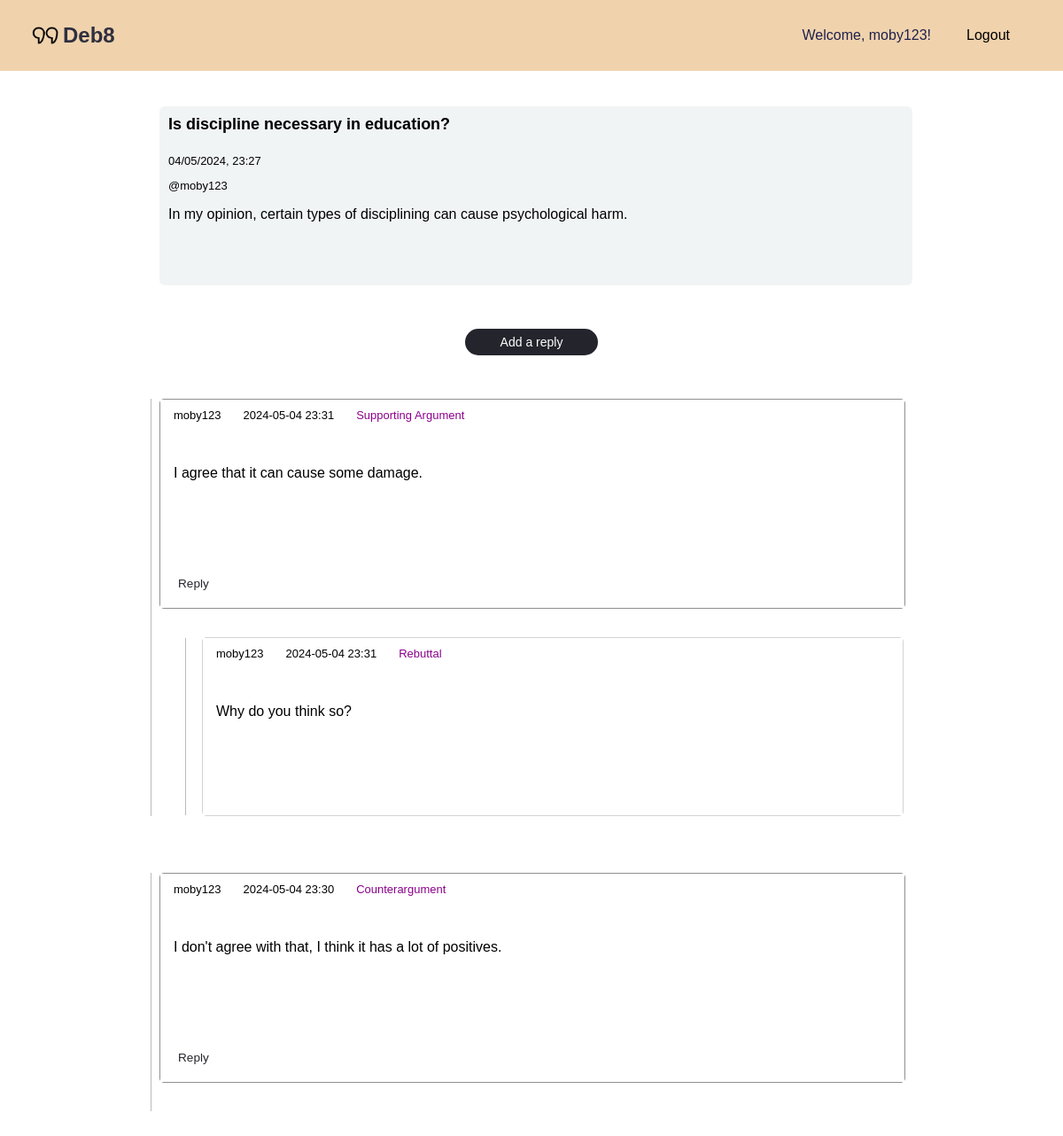
/claim/181 (signed in), run on the app's committed database.
### tables this page shows
CREATE TABLE claim (
    claimID INTEGER PRIMARY KEY AUTOINCREMENT,
    topic INTEGER NOT NULL REFERENCES topic(topicID) ON DELETE CASCADE ON UPDATE CASCADE,
    postingUser INTEGER REFERENCES user(userID) ON DELETE SET NULL ON UPDATE CASCADE,
    creationTime INTEGER NOT NULL DEFAULT (strftime('%m/%d/%Y %H:%M', 'now')),
    updateTime INTEGER NOT NULL DEFAULT (strftime('%m/%d/%Y %H:%M', 'now')),
    claimHeader VARCHAR(100),
    text TEXT NOT NULL
);

CREATE TABLE replyToClaim (
    replyToClaimID INTEGER NOT NULL PRIMARY KEY AUTOINCREMENT,
    reply INTEGER NOT NULL REFERENCES replyText (replyTextID) ON DELETE CASCADE ON UPDATE CASCADE,
    claim INTEGER NOT NULL REFERENCES claim (claimID) ON DELETE CASCADE ON UPDATE CASCADE,
    replyToClaimRelType INTEGER NOT NULL REFERENCES replyToClaimType(claimReplyTypeID) ON DELETE CASCADE ON UPDATE CASCADE
);

CREATE TABLE replyText (
    replyTextID INTEGER NOT NULL PRIMARY KEY AUTOINCREMENT,
    postingUser INTEGER REFERENCES user(userID) ON DELETE SET NULL ON UPDATE CASCADE,
    creationTime INTEGER NOT NULL,
    text TEXT NOT NULL
);

CREATE TABLE replyToReply (
    replyToReplyID INTEGER NOT NULL PRIMARY KEY AUTOINCREMENT,
    reply INTEGER NOT NULL REFERENCES replyText(replyTextID) ON DELETE CASCADE ON UPDATE CASCADE,
    parent INTEGER NOT NULL REFERENCES replyText(replyTextID) ON DELETE CASCADE ON UPDATE CASCADE,
    replyToReplyRelType INTEGER NOT NULL REFERENCES replyToReplyType(replyReplyTypeID) ON DELETE CASCADE ON UPDATE CASCADE
);

### app.py (the view)
@app.route('/claim/<int:claim_id>')
def view_claim(claim_id):
    try:
        with sqlite3.connect('debate.sqlite') as connection:
            cursor = connection.cursor()
            cursor.execute("""
                SELECT c.*, t.claimRelType
                FROM claim AS c
                LEFT JOIN claimToClaim AS cc ON c.claimID = cc.first OR c.claimID = cc.second
                LEFT JOIN claimToClaimType AS t ON cc.claimRelType = t.claimRelTypeID
                WHERE c.claimID = ?
            """, (claim_id,))
            claim_data = cursor.fetchone()
            if claim_data is None:
                return "Claim not found", 404
            claim = {
                'claimID': claim_data[0],
                'topic': claim_data[1],
                'postingUser': claim_data[2],
                'creationTime': claim_data[3],
                'updateTime': claim_data[4],
                'claimHeader': claim_data[5],
                'text': claim_data[6],
            }
            claim_type = map_claim_type(claim_data[7]) if claim_data[7] else "Unknown Type"
            cursor.execute("""
                SELECT r.replyToClaimID, r.reply, r.claim, r.replyToClaimRelType, t.text, t.postingUser, t.creationTime,
                       (SELECT COUNT(*) FROM replyToReply WHERE parent = r.reply) AS numReplies
                FROM replyToClaim AS r
                JOIN replyText AS t ON r.reply = t.replyTextID
                WHERE r.claim = ?
                ORDER BY t.creationTime DESC
            """, (claim_id,))
            replies = cursor.fetchall()
            replies_data = []
            for reply in replies:
                cursor.execute("""
                    SELECT rr.replyToReplyID, rr.parent, rr.replyToReplyRelType, rt.text, rt.postingUser, rt.creationTime
                    FROM replyToReply AS rr
                    JOIN replyText AS rt ON rr.reply = rt.replyTextID
                    WHERE rr.parent = ?
                    ORDER BY rt.creationTime DESC
                """, (reply[0],))
                sub_replies = cursor.fetchall()
                sub_replies_data = [
                    {
                    'replyToReplyID': sub_reply[0],
                    'parent': sub_reply[1],
                    'replyText': sub_reply[3],
                    'postingUser': sub_reply[4],
                    'creationTime': sub_reply[5],
                    'replyToReplyRelType': map_reply_to_reply_type(sub_reply[2])
                    }
                for sub_reply in sub_replies
                ]
                replies_data.append({
                    'replyToClaimID': reply[0],
                    'reply': reply[1],
                    'claim': reply[2],
                    'replyToClaimRelType': map_reply_type(str(reply[3])),
                    'replyText': reply[4],
                    'postingUser': reply[5],
                    'creationTime': reply[6],
                    'numReplies': reply[7],
                    'subReplies': sub_replies_data,
                })
            context = {
                'claim': claim,
                'claimType': claim_type,
                'replies': replies_data,
                'logged_in': session.get('logged_in', False),
                'username': session.get('username', None)
            }
            return render_template('claim.html', context=context)
    except Exception as e:
        return f"An error occurred: {e}"

### app.py (called while the page is built)
def map_reply_to_reply_type(reply_type_id):
    reply_to_reply_types = {
        '1': "Evidence",
        '2': "Support",
        '3': "Rebuttal"
    }
    reply_type_str = str(reply_type_id)
    return reply_to_reply_types.get(reply_type_str, "Unknown Type")

def map_reply_type(reply_type):
    types = {
        '1': "Clarification",
        '2': "Supporting Argument",
        '3': "Counterargument"
    }
    return types.get(reply_type, "Unknown Type")  # Providing a default for undefined types

### templates/claim.html (shortened to what this page needs)
{% extends "base.html" %}
{% block head %}
<link rel="stylesheet" type="text/css" href="{{url_for('static', filename='topic.css')}}">
{% endblock %}
{% block content %}
<div class="main-container">
    <div class="claim-main-cont">
        <div class="thesis">
            <div class="first-cont">
                <p id="header">{{context.claim.claimHeader}}</p>
                <p class="info" id="time">{{context.claim.creationTime}}</p>
            </div>
            <p class="info-user">@{{context.claim.postingUser}}</p>
            <div class="claim-info">
                <div class="text">
                    <p>{{context.claim.text}}</p>
                </div>
            </div>
        </div>
        <div class="plus-sign">
            <a id="plus-sign" class="add">Add a reply</a>
        </div>
        <div class="replies">
            {% for reply in context.replies %}
                <div class="one-reply">
                    <div class="reply-body" data-reply-id="{{ reply.replyToClaimID }}">
                        <div class="r-header">
                            <p class="reply-info-user">{{ reply.postingUser }}</p>
                            <p class="reply-info-time">{{ reply.creationTime }}</p>
                            <p class="reply-type-info" id="selectedReplyType">{{ reply.replyToClaimRelType }}</p>
                        </div>
                        <div class="r-body">
                            <p class="reply-text"> {{ reply.replyText }}</p>
                        </div>
                        <div class="reply-footer">
                            <a class="reply-btn" data-parent-id="{{ reply.replyToClaimID }}">Reply</a>
                        </div>
                    </div>
                    {% if reply.subReplies %}
                    <div class="nested-replies">
                        {% for subReply in reply.subReplies %}
                            <div class="nested-container">
                                <div class="r-header">
                                    <p class="reply-info-user">{{ subReply.postingUser }}</p>
                                    <p class="reply-info-time">{{ subReply.creationTime }}</p>
                                    <p class="reply-type-info">{{ subReply.replyToReplyRelType }}</p>
                                </div>
                                <div class="r-body">
                                    <p class="reply-text">{{ subReply.replyText }} </p>
                                </div>
                            </div>
                        {% endfor %}
                    </div>
                    {% endif %}
                </div>
            {% endfor %}
        </div>
    </div>
</div>
{% endblock %}

### static/base.css (style rules this page uses)
* { font-family: Arial; }
body { padding: 0; margin: 0; background-color: white; }
a { text-decoration: none; cursor: pointer; color: black; }

### static/topic.css (style rules this page uses)
.main-container { width: 100vw; min-height: 100vh; height: auto; display: flex; flex-direction: column; align-items: center; justify-content: flex-start; }
#header { color: black; font-size: 18px; font-weight: 600; margin-right: 7px; margin-top: 0; padding: 5px; }
#add, .add { display: flex; justify-content: center; align-items: center; height: 30px; width: 150px; color: white; background-color: #24242c; border-radius: 15px; font-size: 14px; }
.claim-info { display: flex; flex-direction: column; margin-left: 5px; align-items: flex-start; width: 90%; min-height: 100px; margin-left: 5px; }
.info { font-size: 13px; margin: 0 0 0 5px; }
.info-user { margin-left: 5px; margin-bottom: 0; font-size: 13px; }
.first-cont { display: flex; flex-direction: column; height: auto; min-width: 200px; justify-content: flex-start; align-items: flex-start; }
.claim-main-cont { display: flex; flex-direction: column; width: 70%; height: 100%; min-height: 600px; }
.thesis { display: flex; flex-direction: column; width: 100%; height: 30%; justify-content: flex-start; align-items: flex-start; border-radius: 6px; background-color: #f1f4f5;; padding: 5px; margin-top: 5vh; }
.replies { display: flex; flex-direction: column; width: 100%; height: auto; }
.plus-sign { display: flex; justify-content: center; align-items: center; width: 100%; height: 10vh; margin: 3vh 0; }
.reply-body { display: flex; flex-direction: column; height: 25%; width: 100%; border-radius: 5px; margin-bottom: 4vh; background-color: white; border: 1px solid #918e8e; }
.one-reply:before { content: ""; background-color: rgb(189, 184, 184); position: absolute; min-height: 100%; width: 1px; margin-left: -10px; }
.reply-body p { margin-left: 5px; padding: 10px; }
.reply-text { min-height: 100px; height: auto; }
.r-header { display: flex; width: 100%; justify-content: flex-start; align-items: center; height: auto; background-color: white; }
.r-body { display: flex; width: 100%; justify-content: flex-start; align-items: center; background-color: white; }
.reply-info-user { margin-left: 5px; font-size: 13px; margin-top: 0; }
.reply-info-time { font-size: 13px; margin-top: 0; margin-left: 5px; }
.reply-type-info { color: darkmagenta; font-size: 13px; margin-top: 0; margin-left: 20px; }
.reply-footer { display: flex; font-size: 0.85rem; justify-content: flex-start; align-items: center; background-color: white; }
.reply-btn { color: #24242c; width: 20%; padding: 0 0 20px 20px; }
.nested-replies { position: relative; }
.nested-container:before { content: ""; background-color: rgb(189, 184, 184); position: absolute; min-height: 100%; width: 1px; margin-left: -20px; }
.nested-container { position: relative; display: flex; margin-left: 3rem; margin-top: 2rem; height: auto; min-height: 00px; flex-direction: column; border-radius: 5px; background-color: #f1f4f5; border: 1px solid lightgrey; }
.nested-container p { padding: 10px; margin-left: 5px; }
.one-reply { position: relative; margin-bottom: 8vh; }

### data on the page
claim: claim.claimHeader "Is discipline necessary in education?", claim.creationTime "04/05/2024, 23:27", claim.postingUser "moby123", claim.text "In my opinion, certain types of disciplining can cause psychological harm."
replyToClaim: postingUser "moby123", creationTime "2024-05-04 23:31", replyToClaimRelType "Supporting Argument", replyText "I agree that it can cause some damage."
replyToReply: postingUser "moby123", creationTime "2024-05-04 23:31", replyToReplyRelType "Rebuttal", replyText "Why do you think so?"
replyToClaim: postingUser "moby123", creationTime "2024-05-04 23:30", replyToClaimRelType "Counterargument", replyText "I don't agree with that, I think it has a lot of positives."

### other printed values
{{ context.username }} "moby123"
